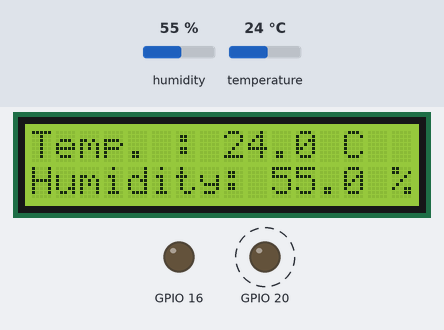
The program below on a simulated Raspberry Pi (BCM pin numbers). Parts: 16×2 character LCD, output pins drawn as LEDs (lit = HIGH). Dashed ring = blinking. The inputs (shaded band) are chosen by the test bench; at power-on: temperature 24 °C, humidity 55 %.

Above: at 2.3 s.
2.4 s: temperature set to 3 °C
At 7.0 s:
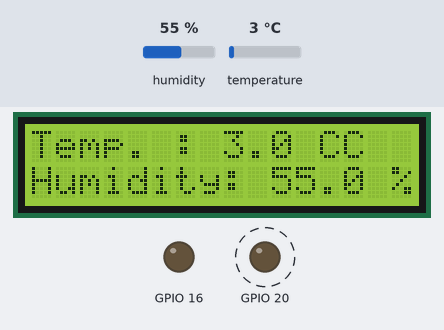
7.8 s: humidity set to 53 %
At 9.2 s:
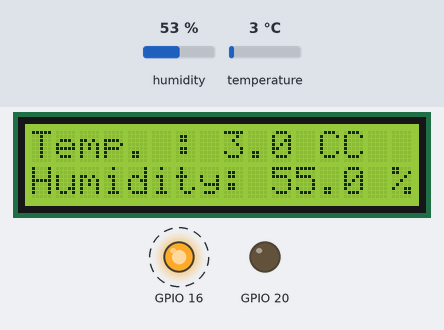
13.2 s: temperature set to 12 °C
At 15.7 s:
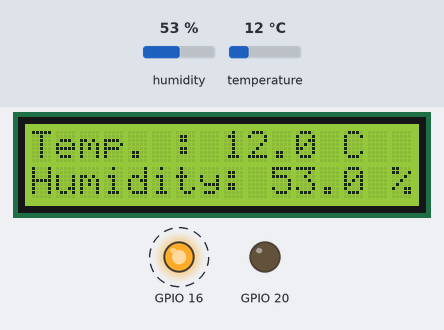
18.6 s: humidity set to 22 %
At 21.3 s:
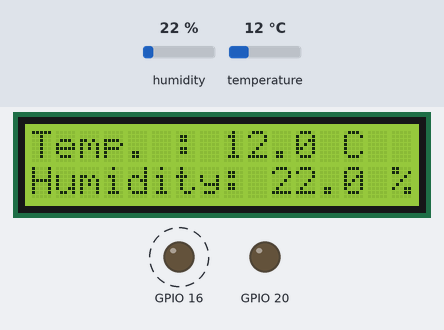
Timing chart, 0 to 22.1 s (numbered marks = the images above; inputs shaded):
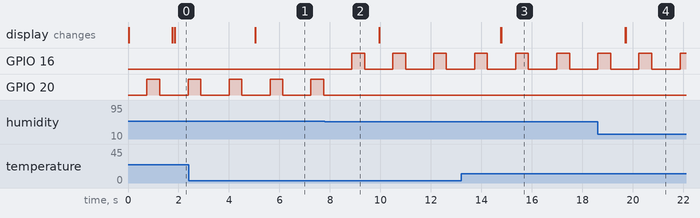

Measured:
- the behaviour switches between 55 and 54 % on humidity (found by bisection; images 1 and 2)
- after the input at 2.4 s, the display: first changes after 2.6 s (image 1 shows a later state)
- after the input at 7.8 s, GPIO 16: alternates HIGH for 0.50 s and LOW for 1.1 s, starting after 1.1 s; GPIO 20: stops changing and stays LOW
- after the input at 13.2 s, the display: first changes after 1.6 s (image 3 shows a later state)
- after the input at 18.6 s, the display: first changes after 1.1 s (image 4 shows a later state)
- by itself, GPIO 20: alternates HIGH for 0.50 s and LOW for 1.1 s

The program:

6_DHT_LCD_LED.py
```python
import lcddriver #chmod set all usable
import RPi.GPIO as GPIO #외부포트를 설정
import time # 시간함수(지연시간을 설정할 때 사용하는 함수)
import Adafruit_DHT

GPIO .setmode(GPIO.BCM)# BCM타입을 사용한다고 지정
GPIO .setup(16, GPIO.OUT)# OUTPUT MODE
GPIO .setup(20, GPIO.OUT)# OUTPUT MODE
sensor = Adafruit_DHT.DHT22
pin = 23
display = lcddriver.lcd()

def led_sensor(humidity):
      if  humidity >= 55.0:
            GPIO.output(20, True)
            time.sleep(0.5)
            GPIO.output(20, False)
            time.sleep(0.5)
      else:
             GPIO.output(16, True)
             time.sleep(0.5)
             GPIO.output(16, False)
             time.sleep(0.5)
try:
      while True:
            humidity, temperature = Adafruit_DHT.read_retry(sensor, pin)
            led_sensor(humidity)
            if humidity is not None and temperature is not None:

                display.lcd_display_string('Temp. : {0:0.1f} C' .format(temperature),1)
                display.lcd_display_string('Humidity: {0:0.1f} %' .format(humidity),2)
            else:
                print('Failed to get reading. Try again!')
except KeyboardInterrupt:
      display.lcd_clear()
      GPIO.cleanup()#GPIO port close
```

lcddriver.py
```python
# Driver library for LCD display. Provided by Ryanteck LTD.
# The procedures below can all be called in your own code!
# You can just stick to the print string one though ;-)

# This is the driver library for the LCD display
# It contains some functions that you can call in your own program
# Just remember that in order to use it you have to import it
# You can do that with the line: import lcddriver
# Make sure that lcddriver is in the same directory though!
# Credit for this code goes to "natbett" of the Raspberry Pi Forum 18/02/13

import i2c_lib
from time import *

# LCD Address
# Usually you will have to use one of the two provided values below.
# If you prefer, you can check your LCD address with the command: "sudo i2cdetect -y 1"
# This is a common LCD address.
ADDRESS = 0x27
# This is another common LCD address.
#ADDRESS = 0x3f

# commands
LCD_CLEARDISPLAY = 0x01
LCD_RETURNHOME = 0x02
LCD_ENTRYMODESET = 0x04
LCD_DISPLAYCONTROL = 0x08
LCD_CURSORSHIFT = 0x10
LCD_FUNCTIONSET = 0x20
LCD_SETCGRAMADDR = 0x40
LCD_SETDDRAMADDR = 0x80

# flags for display entry mode
LCD_ENTRYRIGHT = 0x00
LCD_ENTRYLEFT = 0x02
LCD_ENTRYSHIFTINCREMENT = 0x01
LCD_ENTRYSHIFTDECREMENT = 0x00

# flags for display on/off control
LCD_DISPLAYON = 0x04
LCD_DISPLAYOFF = 0x00
LCD_CURSORON = 0x02
LCD_CURSOROFF = 0x00
LCD_BLINKON = 0x01
LCD_BLINKOFF = 0x00

# flags for display/cursor shift
LCD_DISPLAYMOVE = 0x08
LCD_CURSORMOVE = 0x00
LCD_MOVERIGHT = 0x04
LCD_MOVELEFT = 0x00

# flags for function set
LCD_8BITMODE = 0x10
LCD_4BITMODE = 0x00
LCD_2LINE = 0x08
LCD_1LINE = 0x00
LCD_5x10DOTS = 0x04
LCD_5x8DOTS = 0x00

# flags for backlight control
LCD_BACKLIGHT = 0x08
LCD_NOBACKLIGHT = 0x00

En = 0b00000100 # Enable bit
Rw = 0b00000010 # Read/Write bit
Rs = 0b00000001 # Register select bit

class lcd:
   #initializes objects and lcd
   def __init__(self):
      self.lcd_device = i2c_lib.i2c_device(ADDRESS)

      self.lcd_write(0x03)
      self.lcd_write(0x03)
      self.lcd_write(0x03)
      self.lcd_write(0x02)

      self.lcd_write(LCD_FUNCTIONSET | LCD_2LINE | LCD_5x8DOTS | LCD_4BITMODE)
      self.lcd_write(LCD_DISPLAYCONTROL | LCD_DISPLAYON)
      self.lcd_write(LCD_CLEARDISPLAY)
      self.lcd_write(LCD_ENTRYMODESET | LCD_ENTRYLEFT)
      sleep(0.2)

   # clocks EN to latch command
   def lcd_strobe(self, data):
      self.lcd_device.write_cmd(data | En | LCD_BACKLIGHT)
      sleep(.0005)
      self.lcd_device.write_cmd(((data & ~En) | LCD_BACKLIGHT))
      sleep(.0001)

   def lcd_write_four_bits(self, data):
      self.lcd_device.write_cmd(data | LCD_BACKLIGHT)
      self.lcd_strobe(data)

   # write a command to lcd
   def lcd_write(self, cmd, mode=0):
      self.lcd_write_four_bits(mode | (cmd & 0xF0))
      self.lcd_write_four_bits(mode | ((cmd << 4) & 0xF0))

   # put string function
   def lcd_display_string(self, string, line):
      if line == 1:
         self.lcd_write(0x80)
      if line == 2:
         self.lcd_write(0xC0)
      if line == 3:
         self.lcd_write(0x94)
      if line == 4:
         self.lcd_write(0xD4)

      for char in string:
         self.lcd_write(ord(char), Rs)

   # clear lcd and set to home
   def lcd_clear(self):
      self.lcd_write(LCD_CLEARDISPLAY)
      self.lcd_write(LCD_RETURNHOME)
```

i2c_lib.py
```python
import smbus
from time import *

class i2c_device:
   def __init__(self, addr, port=1):
      self.addr = addr
      self.bus = smbus.SMBus(port)

# Write a single command
   def write_cmd(self, cmd):
      self.bus.write_byte(self.addr, cmd)
      sleep(0.0001)

# Write a command and argument
   def write_cmd_arg(self, cmd, data):
      self.bus.write_byte_data(self.addr, cmd, data)
      sleep(0.0001)

# Write a block of data
   def write_block_data(self, cmd, data):
      self.bus.write_block_data(self.addr, cmd, data)
      sleep(0.0001)

# Read a single byte
   def read(self):
      return self.bus.read_byte(self.addr)

# Read
   def read_data(self, cmd):
      return self.bus.read_byte_data(self.addr, cmd)

# Read a block of data
   def read_block_data(self, cmd):
      return self.bus.read_block_data(self.addr, cmd)
```
